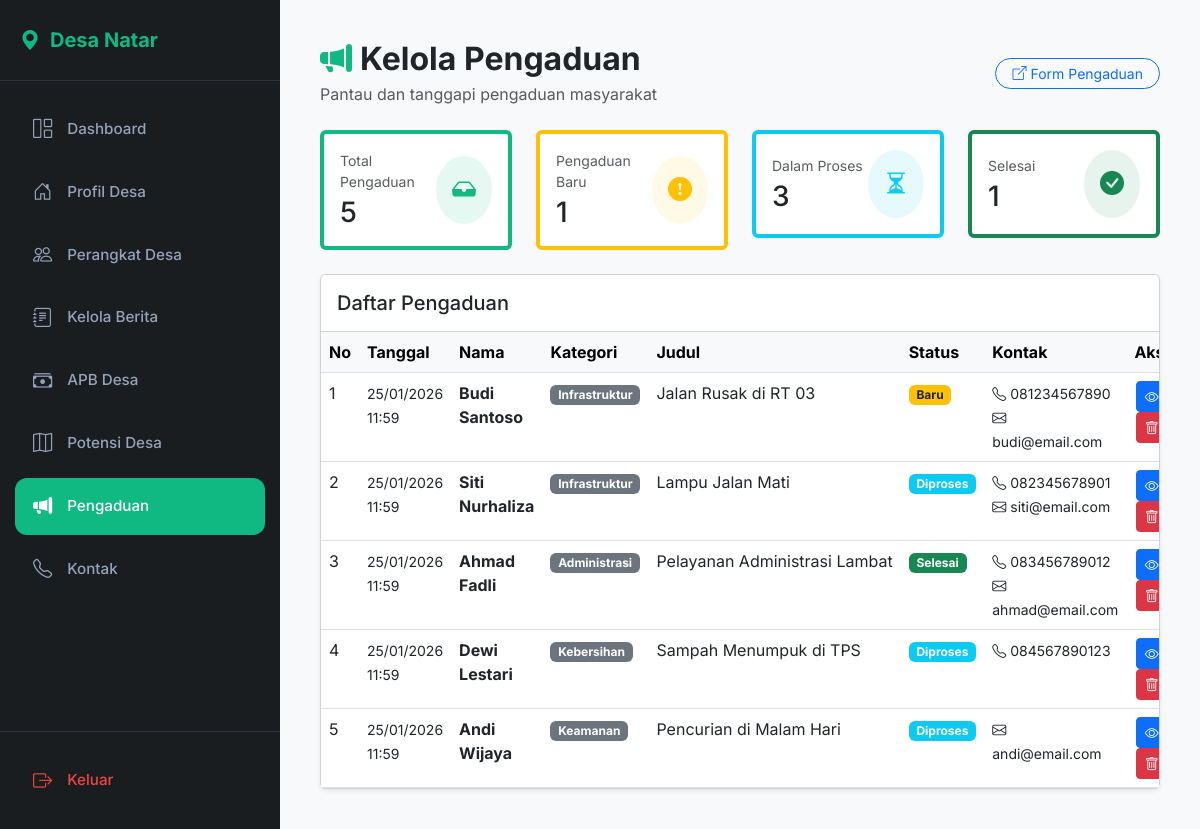
Page /admin/manage-pengaduan.php (signed in) on the committed database.
### tables this page shows
CREATE TABLE IF NOT EXISTS pengaduan (
    id INT AUTO_INCREMENT PRIMARY KEY,
    nama VARCHAR(100) NOT NULL,
    email VARCHAR(100),
    telepon VARCHAR(20),
    judul VARCHAR(255) NOT NULL,
    isi_pengaduan TEXT NOT NULL,
    kategori ENUM('Infrastruktur', 'Pelayanan', 'Administrasi', 'Kebersihan', 'Keamanan', 'Lainnya') DEFAULT 'Lainnya',
    status ENUM('Baru', 'Diproses', 'Selesai', 'Ditolak') DEFAULT 'Baru',
    tanggapan TEXT,
    tanggal_dibuat DATETIME DEFAULT CURRENT_TIMESTAMP,
    tanggal_diupdate DATETIME DEFAULT CURRENT_TIMESTAMP ON UPDATE CURRENT_TIMESTAMP
);

### admin/manage-pengaduan.php (the view, shortened to what this page needs)
<?php
require '../config/db.php';
$query = "SELECT * FROM pengaduan ORDER BY tanggal_dibuat DESC";
$result = mysqli_query($conn, $query);
if (!$result) {
    $table_error = "Tabel pengaduan belum dibuat. Silakan jalankan file SQL: create-pengaduan-table.sql";
    $total_pengaduan = 0;
    $baru = 0;
    $diproses = 0;
    $selesai = 0;
} else {
    $total_pengaduan = mysqli_num_rows($result);
    $q_baru = mysqli_query($conn, "SELECT COUNT(*) as count FROM pengaduan WHERE status='Baru'");
    $baru = $q_baru ? mysqli_fetch_assoc($q_baru)['count'] : 0;
    $q_diproses = mysqli_query($conn, "SELECT COUNT(*) as count FROM pengaduan WHERE status='Diproses'");
    $diproses = $q_diproses ? mysqli_fetch_assoc($q_diproses)['count'] : 0;
    $q_selesai = mysqli_query($conn, "SELECT COUNT(*) as count FROM pengaduan WHERE status='Selesai'");
    $selesai = $q_selesai ? mysqli_fetch_assoc($q_selesai)['count'] : 0;
}
?>
<!DOCTYPE html>
<html lang="id">
<head>
    <link rel="stylesheet" href="https://cdn.jsdelivr.net/npm/bootstrap-icons@1.11.0/font/bootstrap-icons.css">
    <link href="https://cdn.jsdelivr.net/npm/bootstrap@5.3.0/dist/css/bootstrap.min.css" rel="stylesheet">
</head>
<body>
<nav class="sidebar">
    <div class="sidebar-brand"><i class="bi bi-geo-alt-fill"></i> Desa Natar</div>
    <ul class="sidebar-menu">
        <li><a href="index.php"><i class="bi bi-grid-1x2"></i> Dashboard</a></li>
        <li><a href="manage-profil.php"><i class="bi bi-house-door"></i> Profil Desa</a></li>
        <li><a href="manage-struktur.php"><i class="bi bi-people"></i> Perangkat Desa</a></li>
        <li><a href="manage-berita.php"><i class="bi bi-journal-text"></i> Kelola Berita</a></li>
        <li><a href="manage-apbdesa.php"><i class="bi bi-cash-stack"></i> APB Desa</a></li>
        <li><a href="manage-potensi.php"><i class="bi bi-map"></i> Potensi Desa</a></li>
        <li><a href="manage-pengaduan.php" class="active"><i class="bi bi-megaphone-fill"></i> Pengaduan</a></li>
        <li><a href="manage-kontak.php"><i class="bi bi-telephone"></i> Kontak</a></li>
    </ul>
    <div class="logout-section">
        <a href="logout.php"><i class="bi bi-box-arrow-right"></i> Keluar</a>
    </div>
</nav>
<main class="main-content">
    <div class="mb-4 d-flex justify-content-between align-items-center">
        <div>
            <h2 class="mb-1 fw-bold"><i class="bi bi-megaphone-fill text-primary me-2"></i>Kelola Pengaduan</h2>
            <p class="text-muted mb-0">Pantau dan tanggapi pengaduan masyarakat</p>
        </div>
        <a href="../kontak.php" target="_blank" class="btn btn-outline-primary btn-sm rounded-pill px-3">
            <i class="bi bi-box-arrow-up-right me-1"></i>Form Pengaduan
        </a>
    </div>
    <div class="row mb-4">
        <div class="col-md-3">
            <div class="card border-start border-primary border-4">
                <div class="card-body">
                    <div class="d-flex justify-content-between align-items-center">
                        <div>
                            <p class="text-muted mb-1 small">Total Pengaduan</p>
                            <h3 class="mb-0"><?= $total_pengaduan ?></h3>
                        </div>
                        <div class="bg-primary bg-opacity-10 text-primary rounded-circle p-3">
                            <i class="bi bi-inbox-fill fs-4"></i>
                        </div>
                    </div>
                </div>
            </div>
        </div>
        <div class="col-md-3">
            <div class="card border-start border-warning border-4">
                <div class="card-body">
                    <div class="d-flex justify-content-between align-items-center">
                        <div>
                            <p class="text-muted mb-1 small">Pengaduan Baru</p>
                            <h3 class="mb-0"><?= $baru ?></h3>
                        </div>
                        <div class="bg-warning bg-opacity-10 text-warning rounded-circle p-3">
                            <i class="bi bi-exclamation-circle-fill fs-4"></i>
                        </div>
                    </div>
                </div>
            </div>
        </div>
        <div class="col-md-3">
            <div class="card border-start border-info border-4">
                <div class="card-body">
                    <div class="d-flex justify-content-between align-items-center">
                        <div>
                            <p class="text-muted mb-1 small">Dalam Proses</p>
                            <h3 class="mb-0"><?= $diproses ?></h3>
                        </div>
                        <div class="bg-info bg-opacity-10 text-info rounded-circle p-3">
                            <i class="bi bi-hourglass-split fs-4"></i>
                        </div>
                    </div>
                </div>
            </div>
        </div>
        <div class="col-md-3">
            <div class="card border-start border-success border-4">
                <div class="card-body">
                    <div class="d-flex justify-content-between align-items-center">
                        <div>
                            <p class="text-muted mb-1 small">Selesai</p>
                            <h3 class="mb-0"><?= $selesai ?></h3>
                        </div>
                        <div class="bg-success bg-opacity-10 text-success rounded-circle p-3">
                            <i class="bi bi-check-circle-fill fs-4"></i>
                        </div>
                    </div>
                </div>
            </div>
        </div>
    </div>
    <div class="card shadow-sm">
        <div class="card-header bg-white py-3">
            <h5 class="mb-0">Daftar Pengaduan</h5>
        </div>
        <div class="card-body p-0">
            <div class="table-responsive">
                <table class="table table-hover mb-0">
                    <thead class="table-light">
                        <tr>
                            <th width="5%">No</th>
                            <th width="12%">Tanggal</th>
                            <th width="15%">Nama</th>
                            <th width="10%">Kategori</th>
                            <th width="23%">Judul</th>
                            <th width="10%">Status</th>
                            <th width="15%">Kontak</th>
                            <th width="10%" class="text-center">Aksi</th>
                        </tr>
                    </thead>
                    <tbody>
                        <?php if($result && mysqli_num_rows($result) > 0): ?>
                            <?php $no = 1; while($row = mysqli_fetch_assoc($result)): ?>
                                <tr>
                                    <td><?= $no++ ?></td>
                                    <td>
                                        <small><?= date('d/m/Y H:i', strtotime($row['tanggal_dibuat'])) ?></small>
                                    </td>
                                    <td>
                                        <strong><?= htmlspecialchars($row['nama']) ?></strong>
                                    </td>
                                    <td>
                                        <span class="badge bg-secondary"><?= $row['kategori'] ?></span>
                                    </td>
                                    <td>
                                        <div class="text-truncate" style="max-width: 250px;" title="<?= htmlspecialchars($row['judul']) ?>">
                                            <?= htmlspecialchars($row['judul']) ?>
                                        </div>
                                    </td>
                                    <td>
                                        <?php
                                        $badge_class = [
                                            'Baru' => 'bg-warning text-dark',
                                            'Diproses' => 'bg-info',
                                            'Selesai' => 'bg-success',
                                            'Ditolak' => 'bg-danger'
                                        ];
                                        ?>
                                        <span class="badge <?= $badge_class[$row['status']] ?>">
                                            <?= $row['status'] ?>
                                        </span>
                                    </td>
                                    <td>
                                        <?php if($row['telepon']): ?>
                                            <small><i class="bi bi-telephone me-1"></i><?= $row['telepon'] ?></small><br>
                                        <?php endif; ?>
                                        <?php if($row['email']): ?>
                                            <small><i class="bi bi-envelope me-1"></i><?= substr($row['email'], 0, 20) ?></small>
                                        <?php endif; ?>
                                    </td>
                                    <td class="text-center">
                                        <button class="btn btn-sm btn-primary" data-bs-toggle="modal" data-bs-target="#detailModal<?= $row['id'] ?>">
                                            <i class="bi bi-eye"></i>
                                        </button>
                                        <button class="btn btn-sm btn-danger" onclick="if(confirm('Yakin ingin menghapus?')) window.location.href='manage-pengaduan.php?delete=<?= $row['id'] ?>'">
                                            <i class="bi bi-trash"></i>
                                        </button>
                                    </td>
                                </tr>
                            <?php endwhile; ?>
                        <?php endif; ?>
                    </tbody>
                </table>
            </div>
        </div>
    </div>
</main>
</body>
</html>

### admin/manage-pengaduan.php (style rules this page uses)
:root { --sidebar-bg: #1a1d20; --active-blue: #10b981; --bs-primary: #10b981; --bs-primary-rgb: 16, 185, 129; }
body { font-family: 'Inter', sans-serif; background-color: #f8f9fa; margin: 0; }
.sidebar { width: 280px; background: var(--sidebar-bg); height: 100vh; position: fixed; padding: 25px 0; display: flex; flex-direction: column; }
.sidebar-brand { color: var(--active-blue); font-weight: 700; font-size: 1.25rem; padding: 0 20px 25px; margin-bottom: 20px; border-bottom: 1px solid #2d3238; flex-shrink: 0; display: flex; align-items: center; gap: 10px; }
.sidebar-menu { list-style: none; padding: 0 15px; padding-bottom: 80px; margin: 0; flex-grow: 1; overflow-y: auto; }
.sidebar-menu li { margin-bottom: 6px; }
.sidebar-menu a { display: flex; align-items: center; gap: 15px; padding: 14px 18px; border-radius: 12px; text-decoration: none; color: #94a3b8; font-size: 0.95rem; font-weight: 500; transition: all 0.2s; }
.sidebar-menu a i { font-size: 1.2rem; }
.sidebar-menu a:hover, .sidebar-menu a.active { background: var(--active-blue); color: white; }
.logout-section { position: fixed; bottom: 0; left: 0; width: 280px; padding: 20px 15px; border-top: 1px solid #2d3238; background: var(--sidebar-bg); flex-shrink: 0; }
.logout-section a { display: flex; align-items: center; gap: 15px; padding: 14px 18px; border-radius: 12px; text-decoration: none; color: #ef4444; font-size: 0.95rem; font-weight: 500; transition: all 0.2s; }
.logout-section a i { font-size: 1.2rem; }
.main-content { margin-left: 280px; padding: 40px; }

### rows in the picture
pengaduan: tanggal_dibuat "25/01/2026 11:59", nama "Budi Santoso", kategori "Infrastruktur", judul "Jalan Rusak di RT 03", status "Baru", telepon "081234567890", email "budi@email.com"
pengaduan: tanggal_dibuat "25/01/2026 11:59", nama "Siti Nurhaliza", kategori "Infrastruktur", judul "Lampu Jalan Mati", status "Diproses", telepon "082345678901", email "siti@email.com"
pengaduan: tanggal_dibuat "25/01/2026 11:59", nama "Ahmad Fadli", kategori "Administrasi", judul "Pelayanan Administrasi Lambat", status "Selesai", telepon "083456789012", email "ahmad@email.com"
pengaduan: tanggal_dibuat "25/01/2026 11:59", nama "Dewi Lestari", kategori "Kebersihan", judul "Sampah Menumpuk di TPS", status "Diproses", telepon "084567890123"
pengaduan: tanggal_dibuat "25/01/2026 11:59", nama "Andi Wijaya", kategori "Keamanan", judul "Pencurian di Malam Hari", status "Diproses", email "andi@email.com"

### other values in the picture
$total_pengaduan "5"
$baru "1"
$diproses "3"
$selesai "1"
